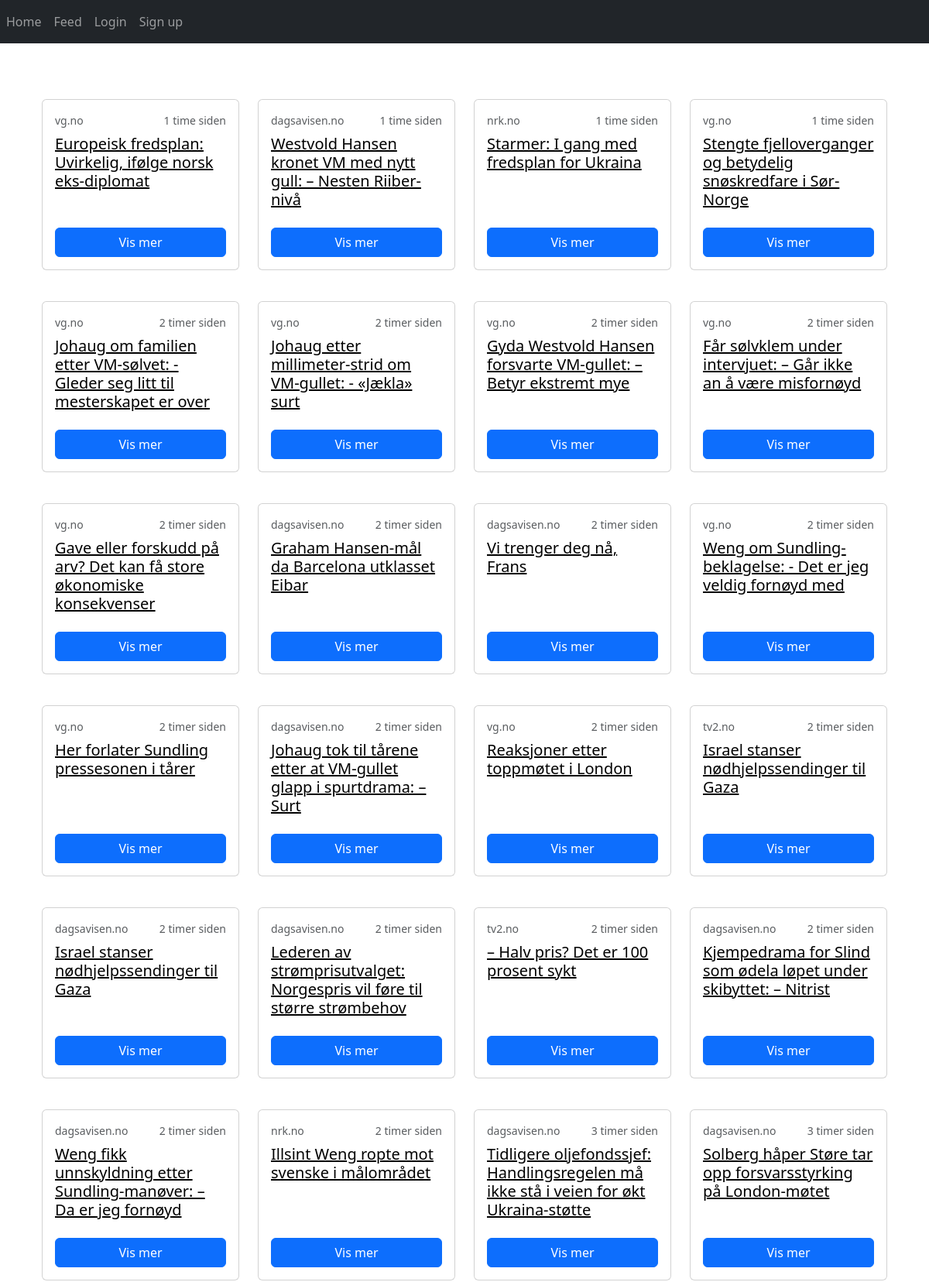
The app's page /feed (upper part) with its own data.
### website/models.py (models this page shows)
class Article(db.Model):
    __tablename__ = 'article'
    id = db.Column(db.Integer, primary_key=True)
    link = db.Column(db.String(1000), unique=True, nullable=False)
    title = db.Column(db.String(500), nullable=False)
    published_date = db.Column(db.DateTime, default=func.now()) #Her er feilen. Hardcoda tid
    img_link = db.Column(db.String(1000), nullable=True)
    summary = db.Column(db.String(10000), nullable=True)
    feeds = db.relationship('Feed', secondary=article_feed_association, back_populates='articles')

### website/feeds.py (the view)
@feeds.route('/feed')
def feed():
    links=['https://www.vg.no/rss/feed','https://www.theverge.com/rss/index.xml','https://www.nrk.no/toppsaker.rss','https://www.tv2.no/rss/nyheter','https://www.theguardian.com/us/rss']
    user_timezone = request.args.get('timezone', 'UTC')
    if (current_user.is_authenticated) and (current_user.active_group is not None) and (FeedGroup.query.filter_by(id=current_user.active_group).first() is not None):
        articles = get_articles(current_user.active_group)
        return render_template('feed.html', artikler=articles, hentBilde=hentBilde, hentSummary=hentSummary, hentDomain=hentDomain, hentTid=hentTid, user_timezone=user_timezone, getFeedIcon=getFeedIcon, user=current_user)
    articles = get_articles(2)
    return render_template('feed.html', artikler=articles, hentBilde=hentBilde, hentSummary=hentSummary, hentDomain=hentDomain, hentTid=hentTid, user_timezone=user_timezone, getFeedIcon=getFeedIcon, user=current_user)

### website/feeds.py (called while the page is built)
def get_articles(feed_group_id):
    articles=[]
    for feed in FeedGroup.query.filter_by(id=feed_group_id).first().feeds:
        for article in feed.articles[:50]:
            converted = convArticle(title=article.title, link=article.link, bilde=article.img_link,icon=feed.icon, domain=hentDomain(article), published_parsed=article.published_date.timetuple())
            articles.append(converted)
    return sorted(articles, key=lambda hl: hl.published_parsed, reverse=True)

def hentBilde(artikkel):
    url=""
    if url == "":
        try:
            soup = BeautifulSoup(artikkel['summary'], "html.parser")
            url = soup.find("img")['src']
            return url
        except:
            pass
    if url == "":
        try:
            url = artikkel.media_thumbnail[0]['url']
        except:
            pass
    if url == "":
        try:
            url = artikkel.media_content[-1]['url']
        except:
            pass
    if url == "":
        try:
            links = artikkel['links']
            for x in links:
                if x.type.startswith('img') or x.type.startswith("image"):
                    url = x.href
                    return url
        except:
            pass
    return url

def hentSummary(artikkel):
    try:
        basic = artikkel.summary
        soup = BeautifulSoup(basic, "html.parser")
        summary = soup.getText()
        return summary
    except:
        pass
    return ""

def hentDomain(artikkel):
    try:
        domain_with_www = urlparse(artikkel.link).netloc
        domain = domain_with_www.replace("www.", "")
        return domain
    except Exception as e:
        print(f"Error processing article: {e}")
        return ""

def hentTid(artikkel, tid):
    return time_since(artikkel.published_parsed, 'Europe/Oslo') + " siden"

### website/timezoneConverter.py (called while the page is built)
def time_since(struct_time, user_timezone):
    utc_time = datetime(*struct_time[:6])
    utc_time = pytz.utc.localize(utc_time)
    user_tz = pytz.timezone(user_timezone)
    local_time = utc_time.astimezone(user_tz)
    now = datetime.now(user_tz)
    delta = now - local_time
    return format_timedelta(delta, granularity='minute', locale='no')

### website/templates/feed.html (shortened to what this page needs)
{% extends "base.html" %} {% block title %}Feed{% endblock %}
{% block content %}
  <div class="container my-4">
    <div class="row g-4">
        {% for article in artikler %}
          {% include 'items/article_card_big.html' %}
        {% endfor %}
    </div>
  </div>
{% endblock %}

### website/templates/base.html (shortened to what this page needs)
<!DOCTYPE html>
<html>
  <head>
    <link
      rel="stylesheet"
      href="https://cdn.jsdelivr.net/npm/bootstrap@5.3.0/dist/css/bootstrap.min.css"
    />
    <link
      rel="stylesheet"
      href="https://stackpath.bootstrapcdn.com/font-awesome/4.7.0/css/font-awesome.min.css"
    />
  </head>
  <body>
    <nav class="navbar navbar-expand-lg navbar-dark bg-dark">
      <div class="collapse navbar-collapse" id="navbar">
        <div class="navbar-nav">
          <a class="nav-item nav-link" id="home" href="/">Home</a>
          <a class="nav-item nav-link" id="feed" href="/feed">Feed</a>
          {% if user.is_authenticated %}
          <a class="nav-item nav-link" id="logout" href="/logout">Log out</a>
          <a class="nav-item nav-link" id="manage" href="/manage">Manage</a>
          {% else %}
          <a class="nav-item nav-link" id="login" href="/login">Login</a>
          <a class="nav-item nav-link" id="signUp" href="/sign-up">Sign up</a>
          {% endif %}
        </div>
      </div>
    </nav>
    <div class="container">
      <br /><br />
      {% block content %} {% endblock %}
    </div>
  </body>
</html>

### website/templates/items/article_card_big.html (shortened to what this page needs)
<div class="col-12 col-sm-6 col-md-4 col-lg-3 mb-3" >
    <div class="card h-100">
      <div class="card-body d-flex flex-column">
        <div class="d-flex justify-content-between align-items-center mb-2">
          <p class="text-muted small mb-0">{{ hentDomain(article) }}</p>
          <p class="text-muted small mb-0">{{ hentTid(article, user_timezone) }}</p>
        </div>
        <h5 class="card-title">
          <a href="{{ article.link }}" style="color:black;">{{ article.title }}</a>
        </h5>
        <button type="button" class="btn btn-primary mt-auto view-article-btn"
                data-bs-toggle="modal"
                data-bs-target="#articleModal"
                data-title="{{ article.title }}"
                data-image="{{ hentBilde(article) }}"
                data-summary="{{ hentSummary(article) }}"
                data-link="{{ article.link }}">
          Vis mer
        </button>
      </div>
    </div>
  </div>

### records on screen
Article: title "Europeisk fredsplan: Uvirkelig, ifølge norsk eks-diplomat"
Article: title "Westvold Hansen kronet VM med nytt gull: – Nesten Riiber-nivå"
Article: title "Starmer: I gang med fredsplan for Ukraina"
Article: title "Stengte fjelloverganger og betydelig snøskredfare i Sør-Norge"
Article: title "Johaug om familien etter VM-sølvet: - Gleder seg litt til mesterskapet er over"
Article: title "Johaug etter millimeter-strid om VM-gullet: - «Jækla» surt"
Article: title "Gyda Westvold Hansen forsvarte VM-gullet: – Betyr ekstremt mye"
Article: title "Får sølvklem under intervjuet: – Går ikke an å være misfornøyd"
Article: title "Gave eller forskudd på arv? Det kan få store økonomiske konsekvenser"
Article: title "Graham Hansen-mål da Barcelona utklasset Eibar"
Article: title "Vi trenger deg nå, Frans"
Article: title "Weng om Sundling-beklagelse: - Det er jeg veldig fornøyd med"
Article: title "Her forlater Sundling pressesonen i tårer"
Article: title "Johaug tok til tårene etter at VM-gullet glapp i spurtdrama: – Surt"
Article: title "Reaksjoner etter toppmøtet i London"
Article: title "Israel stanser nødhjelpssendinger til Gaza"
Article: title "Israel stanser nødhjelpssendinger til Gaza"
Article: title "Lederen av strømprisutvalget: Norgespris vil føre til større strømbehov"
Article: title "– Halv pris? Det er 100 prosent sykt"
Article: title "Kjempedrama for Slind som ødela løpet under skibyttet: – Nitrist"
Article: title "Weng fikk unnskyldning etter Sundling-manøver: – Da er jeg fornøyd"
Article: title "Illsint Weng ropte mot svenske i målområdet"
Article: title "Tidligere oljefondssjef: Handlingsregelen må ikke stå i veien for økt Ukraina-støtte"
Article: title "Solberg håper Støre tar opp forsvarsstyrking på London-møtet"

### other values on screen
{{ hentDomain(article) }} "vg.no" "dagsavisen.no" "nrk.no" "vg.no" "vg.no" "vg.no" "vg.no" "vg.no" "vg.no" "dagsavisen.no" "dagsavisen.no" "vg.no" "vg.no" "dagsavisen.no" "vg.no" "tv2.no" "dagsavisen.no" "dagsavisen.no" "tv2.no" "dagsavisen.no" "dagsavisen.no" "nrk.no" "dagsavisen.no" "dagsavisen.no"
{{ hentTid(article, user_timezone) }} "1 time siden" "1 time siden" "1 time siden" "1 time siden" "2 timer siden" "2 timer siden" "2 timer siden" "2 timer siden" "2 timer siden" "2 timer siden" "2 timer siden" "2 timer siden" "2 timer siden" "2 timer siden" "2 timer siden" "2 timer siden" "2 timer siden" "2 timer siden" "2 timer siden" "2 timer siden" "2 timer siden" "2 timer siden" "3 timer siden" "3 timer siden"
